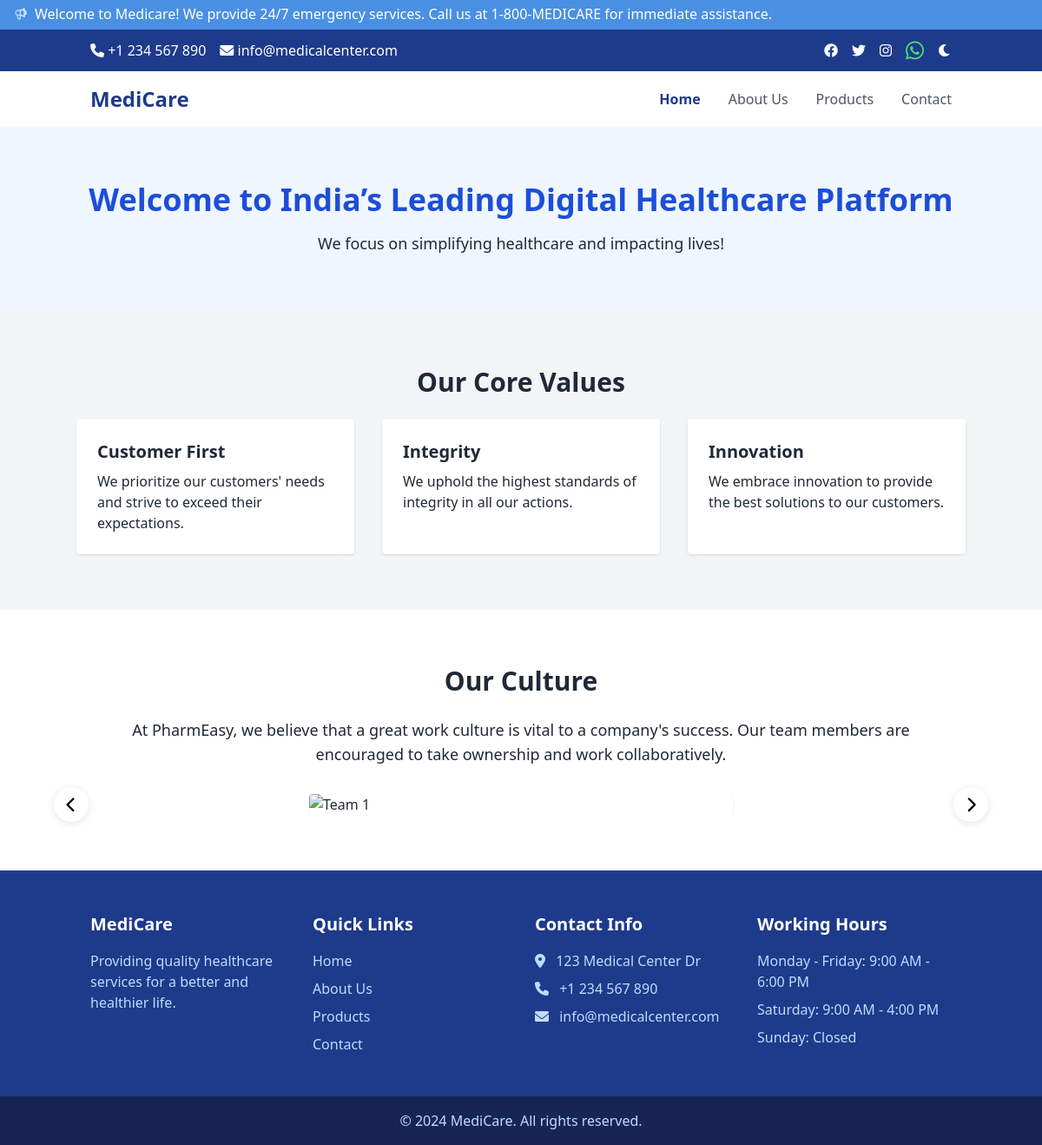
The app's page /about-us.php, older data.
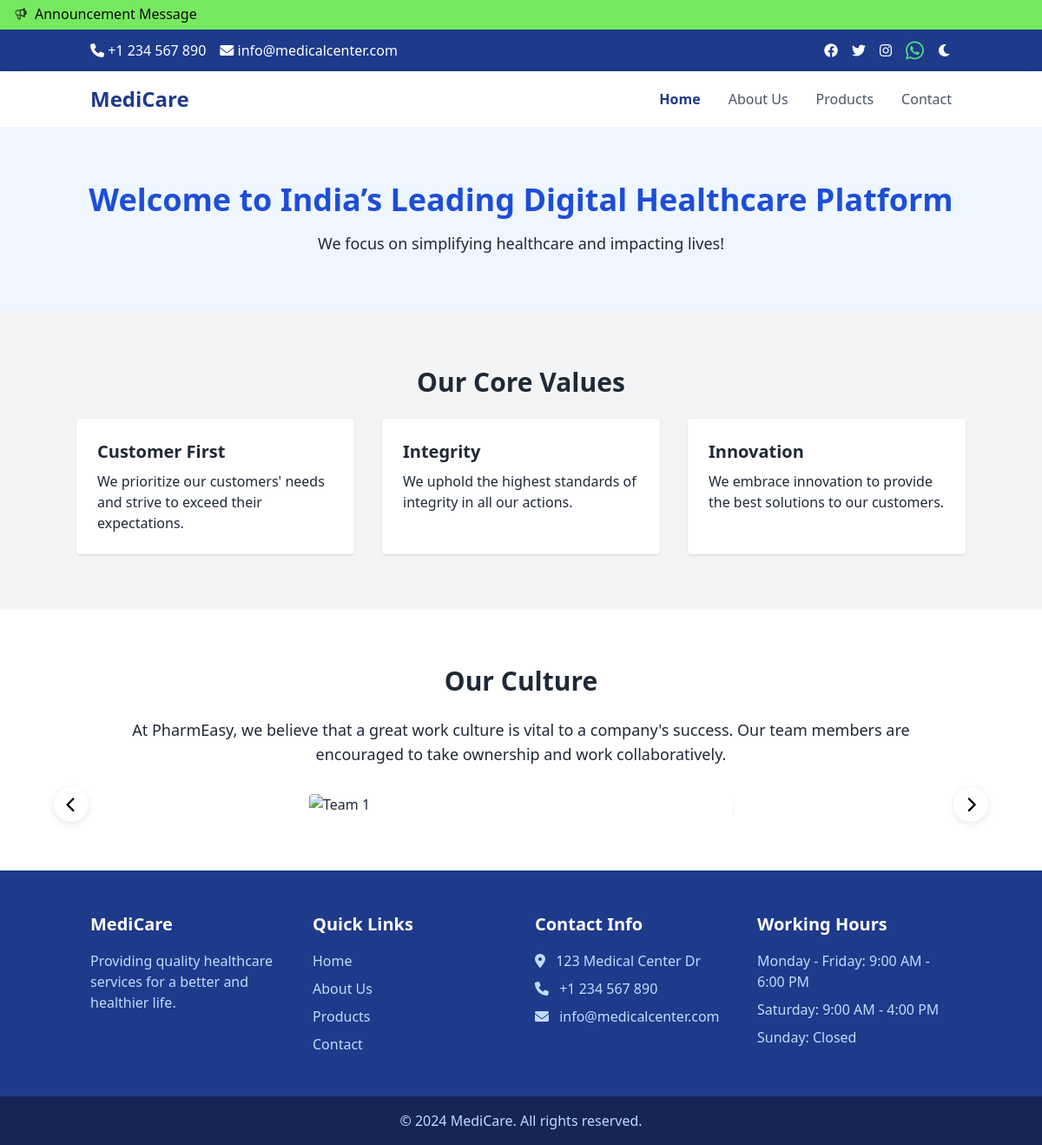
The same page, newer data.
### tables this page shows
CREATE TABLE `announcements` (
  `id` int(11) NOT NULL,
  `announcement_text` text NOT NULL,
  `status` tinyint(1) DEFAULT 1,
  `bg_color` varchar(50) DEFAULT '#000000',
  `text_color` varchar(50) DEFAULT '#FFFFFF',
  `created_at` timestamp NOT NULL DEFAULT current_timestamp()
);

### db_connect.php (called while the page is built, shortened)
<?php
class database
{
	protected $_link, $_result, $_numRows, $inserted;
	public $host = 'localhost';
	public $username = 'root';
	public $password = '';
	public $db = 'medicare_db';
	public function __construct()
	{
        $this->_link = mysqli_connect($this->host, $this->username, $this->password) or die(mysqli_error()." Error in Connection.");
        mysqli_select_db($this->_link,$this->db) or die(mysqli_error()." Database is not Connected.");
	}
	public function query($sql)
	{
		return $this->_result = mysqli_query($this->_link,$sql);
	}
	public function numRows()
	{
		$numrow = mysqli_num_rows($this->_result);
		return $numrow;
	}
	public function row()
	{
		 $row = mysqli_fetch_array($this->_result);
		return $row;
	}
}
?>

### about-us.php (the view, shortened to what the changed rows need)
<?php
require_once('db_connect.php');
$obj = new database();
?>
<!DOCTYPE html>
<html lang="en">
<head>
<link rel="stylesheet" href="https://cdnjs.cloudflare.com/ajax/libs/font-awesome/6.0.0/css/all.min.css">
<link rel="stylesheet" type="text/css" href="https://cdn.jsdelivr.net/npm/slick-carousel@1.8.1/slick/slick.css"/>
  <script src="https://cdn.tailwindcss.com"></script>
</head>
<body class="bg-white text-gray-800">
<?php
    $obj->query("SELECT * FROM announcements WHERE status = 1 ORDER BY id DESC LIMIT 1");
    if($obj->numRows() > 0):
        $announcement = $obj->row();
    ?>
    <div class="announcement-bar relative overflow-hidden"
         style="background-color: <?php echo htmlspecialchars($announcement['bg_color']); ?>;">
        <div class="absolute inset-y-0 right-0 w-8 z-10"
             style="background: linear-gradient(to right, transparent, <?php echo htmlspecialchars($announcement['bg_color']); ?>);">
        </div>
        <div class="absolute inset-y-0 left-0 w-8 z-10"
             style="background: linear-gradient(to left, transparent, <?php echo htmlspecialchars($announcement['bg_color']); ?>);">
        </div>
        <div class="relative whitespace-nowrap overflow-hidden py-1">
            <div class="announcement-content inline-block"
                 style="color: <?php echo htmlspecialchars($announcement['text_color']); ?>;">
                <div class="flex items-center space-x-2 px-4">
                    <span class="font-medium">
                        <?php echo htmlspecialchars($announcement['announcement_text']); ?>
                    </span>
                </div>
            </div>
        </div>
    </div>
    <?php endif; ?>
  <section class="bg-blue-50 py-16 px-6 text-center">
    <h1 class="text-4xl font-bold text-blue-700 mb-4">Welcome to India’s Leading Digital Healthcare Platform</h1>
  </section>
  <section class="bg-gray-100 py-16 px-6">
    <div class="max-w-5xl mx-auto">
      <h2 class="text-3xl font-semibold mb-6 text-center">Our Core Values</h2>
    </div>
  </section>
  <section class="py-16 px-6 max-w-5xl mx-auto">
  <h2 class="text-3xl font-semibold mb-6 text-center">Our Culture</h2>
</section>
</body>
</html>

Row changes from the older to the newer data that the page shows:
removed announcements: announcement_text "Welcome to Medicare! We provide 24/7 emergency services. Call us at 1-800-MEDICARE for immediate assistance."
added announcements: announcement_text "Announcement Message"
